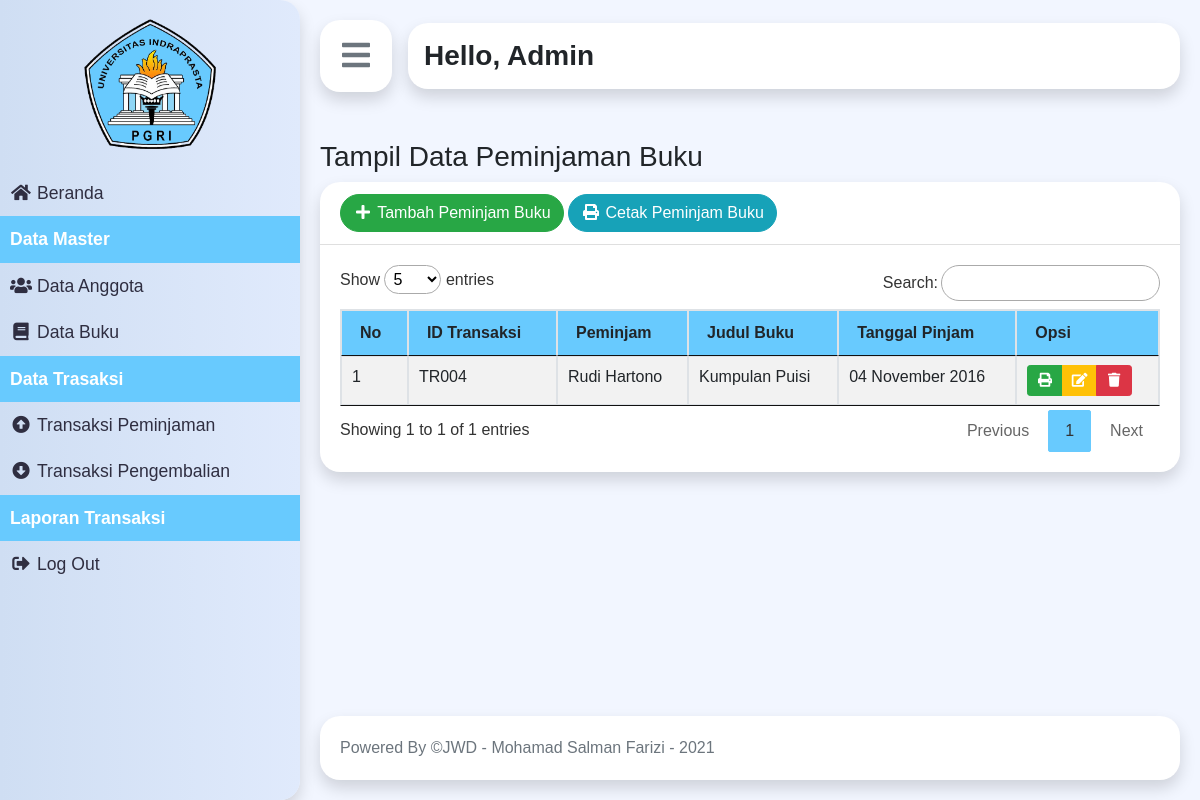
The page /index.php?p=peminjaman (signed in) on the database its author committed.
### tables this page shows
CREATE TABLE `tbtransaksi` (
  `idtransaksi` varchar(5) NOT NULL,
  `idanggota` varchar(5) NOT NULL,
  `idbuku` varchar(5) NOT NULL,
  `tglpinjam` date NOT NULL,
  `tglkembali` date NOT NULL
);

CREATE TABLE `tbanggota` (
  `idanggota` varchar(5) NOT NULL,
  `nama` varchar(30) NOT NULL,
  `jeniskelamin` varchar(10) NOT NULL,
  `alamat` varchar(40) NOT NULL,
  `status` varchar(20) NOT NULL,
  `foto` varchar(100) DEFAULT NULL
);

CREATE TABLE `tbbuku` (
  `idbuku` varchar(5) NOT NULL,
  `judulbuku` varchar(50) NOT NULL,
  `kategori` varchar(50) NOT NULL,
  `pengarang` varchar(40) NOT NULL,
  `penerbit` varchar(40) NOT NULL,
  `status` varchar(10) NOT NULL
);

### pages/peminjaman.php (the view)
<?php
require('./controller/connection.php');
$buku = mysqli_query($con, "SELECT tbtransaksi.idtransaksi, tbtransaksi.tglpinjam, tbbuku.judulbuku, tbanggota.nama FROM tbtransaksi JOIN tbbuku ON tbbuku.idbuku =  tbtransaksi.idbuku JOIN tbanggota ON tbanggota.idanggota = tbtransaksi.idanggota WHERE tbbuku.status = 'Dipinjam'");
?>
<div>
    <h3>Tampil Data Peminjaman Buku</h3>
</div>
<div class="card border-0 shadow">
    <div class="card-header">
        <a href="index.php?p=peminjamanCreate" class="btn btn-success rounded-pill"><i class="fas fa-fw fa-plus"></i> Tambah Peminjam Buku</a>
        <a target="_blank" href="pages/cetakSemuaPeminjam.php" class="btn btn-info rounded-pill"><i class="fas fa-fw fa-print"></i> Cetak Peminjam Buku</a>
    </div>
    <div class="card-body">
        <div class="table-responsive">
            <table id="dataTable" class="table table-bordered table-hover table-striped">
                <thead>
                    <tr class="bg-blue">
                        <th class="text-capitalize">No</th>
                        <th>ID Transaksi</th>
                        <th class="text-capitalize">Peminjam</th>
                        <th class="text-capitalize">Judul Buku</th>
                        <th class="text-capitalize">Tanggal Pinjam</th>
                        <th class="text-capitalize">opsi</th>
                    </tr>
                </thead>
                <tbody>
                    <?php foreach ($buku as $key => $value) : ?>
                        <tr>
                            <td><?= $key + 1; ?></td>
                            <td><?= $value['idtransaksi']; ?></td>
                            <td><?= $value['nama']; ?></td>
                            <td><?= $value['judulbuku']; ?></td>
                            <td><?= date('d F Y', strtotime($value['tglpinjam'])); ?></td>
                            <td>
                                <div class="btn-group" role="group" aria-label="Basic example">
                                    <a target="_blank" href="pages/cetakPeminjam.php?id=<?= $value['idtransaksi']; ?>" class="btn btn-sm btn-success"><i class="fas fa-fw fa-print"></i></a>
                                    <a href="index.php?p=peminjamanEdit&id=<?= $value['idtransaksi']; ?>" class="btn btn-sm btn-warning"><i class="fas fa-fw fa-edit text-white"></i></a>
                                    <a href="index.php?p=peminjamanDelete&id=<?= $value['idtransaksi']; ?>" onclick="return confirm('Apakah anda yakin ingin menhapus transaksi ini ?');" class="btn btn-sm btn-danger"><i class="fas fa-fw fa-trash"></i></a>
                                </div>
                            </td>
                        </tr>
                    <?php endforeach; ?>
                </tbody>
            </table>
        </div>
    </div>
</div>

### asset/css/style.css (style rules this page uses)
body { font-family: "Poppins", sans-serif; background: #fafafa; }
.card { border-radius: 20px; }
.card-header { background-color: transparent; }
.bg-blue { background-color: #68cafe; }

### rows shown on the page
tbtransaksi: idtransaksi "TR004", idanggota.nama "Rudi Hartono", idbuku.judulbuku "Kumpulan Puisi", tglpinjam "04 November 2016"

### other values the page prints
$_SESSION['nama'] "Admin"
